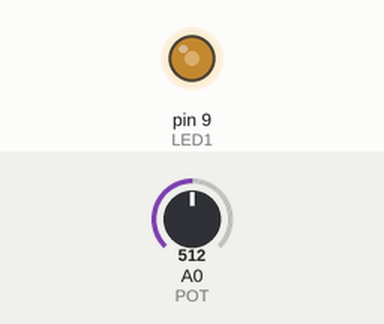
This sketch was run on a simulated Arduino Uno, built with avr-gcc and run on an emulated ATmega328P. Parts: output pins drawn as LEDs (lit = HIGH). Inputs (shaded band) come from the test bench; at power-on: A0 (POT) = 512. What the sketch prints to the serial monitor is not drawn.

Above: at 1.06 s.
1.3 s: A0 (POT) set to 0
4.3 s: A0 (POT) set to 8
7.3 s: A0 (POT) set to 11
At 33.9 s:
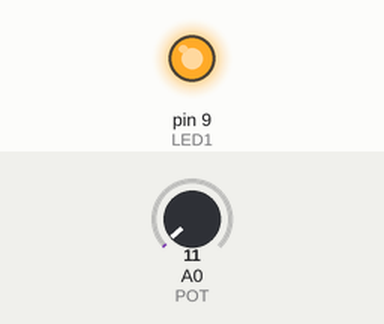
Timing chart, 0 to 34.3 s (numbered marks = the images above; inputs shaded):
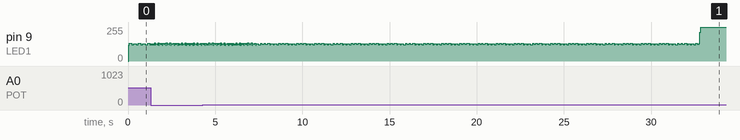

The sketch:

potenziometro-led.ino
```cpp
const int LED1 = 9;

const int POT = A0;
int pot_value = 0;

const int MAX_LED_INTERVAL = 500;
int my_led_interval = MAX_LED_INTERVAL;

int t_led;
int current_millis;
int led_status = 0;

int led_status_map[2] = { LOW, HIGH };

// Do not touch this!
const int MAX_POT_VALUE = 1024;

void setup() {

  Serial.begin(9600);
  pinMode(LED1, OUTPUT);
  pinMode(POT, INPUT);

  t_led = millis();
  led_status = 0;
}

int my_map_function(int value) {
    /* My custom `map` implementation */
    return value*MAX_LED_INTERVAL/MAX_POT_VALUE;
}

void loop() {

    current_millis = millis();

    pot_value = analogRead(POT);
    Serial.println(pot_value);

    my_led_interval = my_map_function(pot_value);

    if (current_millis >= t_led + my_led_interval) {
        led_status = !led_status;
    }

    digitalWrite(LED1, led_status_map[led_status]);
}
```
